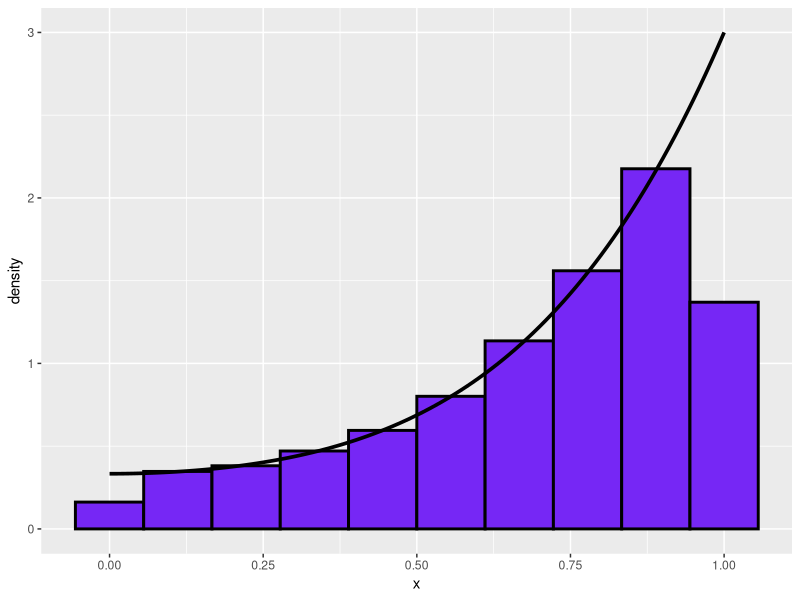

Recreate this plot in R.
set.seed(22)

n <- 10^5

z <- sample(1:3, size = n, replace = TRUE, prob = rep(1/3, 3))

x <- numeric(n)

x[z == 1] <- runif(sum(z == 1))
x[z == 2] <- runif(sum(z == 2))^(1/3)
x[z == 3] <- runif(sum(z == 3))^(1/5)

f <- function(x) (1/3) * dunif(x) + (1/3) * (3 * x^2) + (1/3) * (5 * x^4)

library(tidyverse)

data.frame(x) %>%
  ggplot(aes(x = x)) +
  geom_histogram(aes(y = after_stat(density)), bins = 10,
                 fill = "#7627F5", color = "black", linewidth = 1) +
  stat_function(fun = f, linewidth = 1.25)
